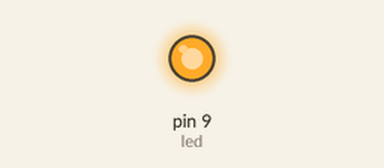
This sketch was run on a simulated Arduino Uno, built with avr-gcc and run on an emulated ATmega328P. Parts: output pins drawn as LEDs (lit = HIGH). What the sketch prints to the serial monitor is not drawn.

Above: at 0.1 s.
At 1.1 s:
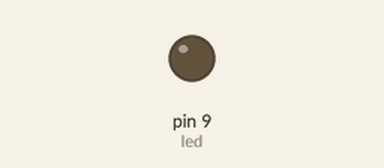
Timing chart, 0 to 2.6 s (numbered marks = the images above):
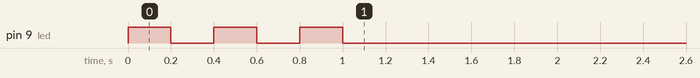

The sketch:

001_Array_de_8_LEDs_ex._6_2.ino
```cpp
const int led = 9;


void setup() {
  for (int i=0; i < 3; i++)
 {
  Serial.begin(9600);       // set up Serial library at 9600 bps
  Serial.print(i);
  pinMode(led, OUTPUT);
  digitalWrite(led, 1);
  delay(200);
  digitalWrite(led, 0);
  delay(200);
 }

}

void loop() {

}
```
